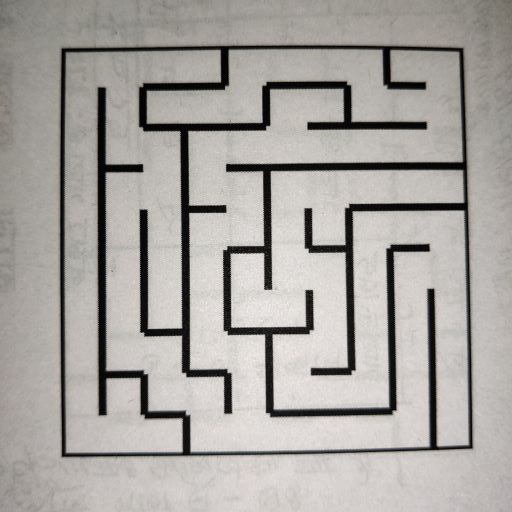
#> input picture task_1b_detect_and_encode_maze/test_cases/maze09.jpg, 512 x 512 px
$ python Binary.py
#> lines starting #> are read from the running program, lines starting #| are printed output that depends on the picture
import cv2 as cv
import numpy as np
from matplotlib import pyplot as plt
def nothing():
	pass
img9 = cv.imread('maze09.jpg',0)
#> img9: shape (512, 512); min 0, max 238, mean 164.9
img8 = cv.imread('maze08.jpg',0)
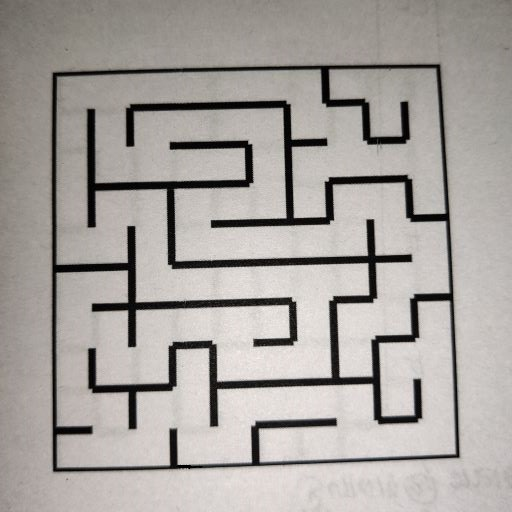
#> input picture task_1b_detect_and_encode_maze/test_cases/maze08.jpg, 512 x 512 px
#> img8: shape (512, 512); min 0, max 242, mean 163
img7 = cv.imread('maze07.jpg',0)
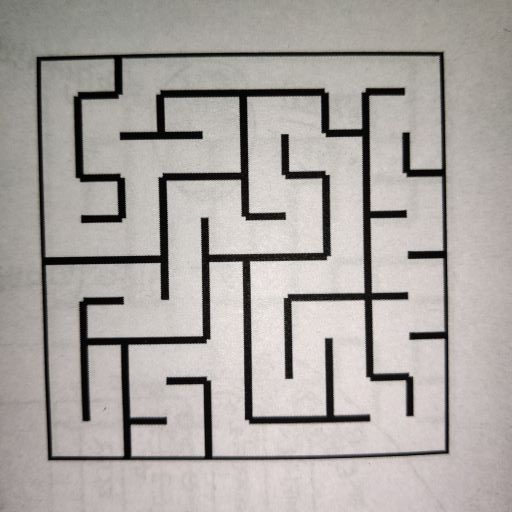
#> input picture task_1b_detect_and_encode_maze/test_cases/maze07.jpg, 512 x 512 px
#> img7: shape (512, 512); min 0, max 242, mean 165.7
img6 = cv.imread('maze06.jpg',0)
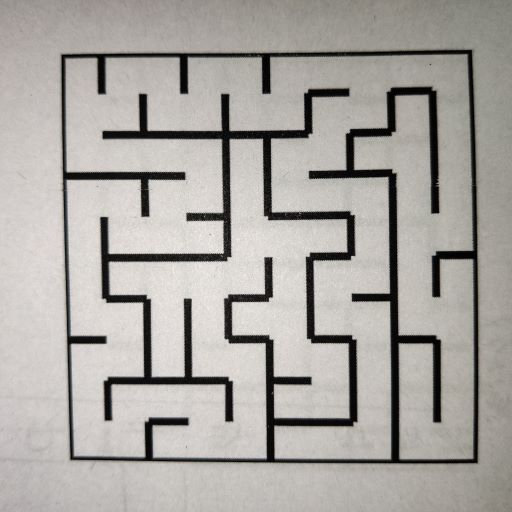
#> input picture task_1b_detect_and_encode_maze/test_cases/maze06.jpg, 512 x 512 px
#> img6: shape (512, 512); min 0, max 245, mean 166.4
img5 = cv.imread('maze05.jpg',0)
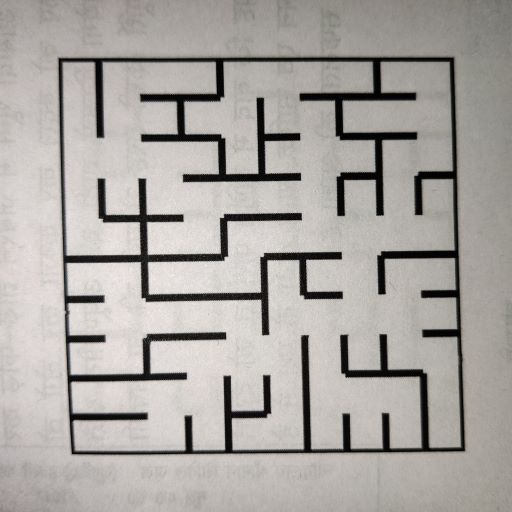
#> input picture task_1b_detect_and_encode_maze/test_cases/maze05.jpg, 512 x 512 px
#> img5: shape (512, 512); min 0, max 238, mean 166.2
img4 = cv.imread('maze04.jpg',0)
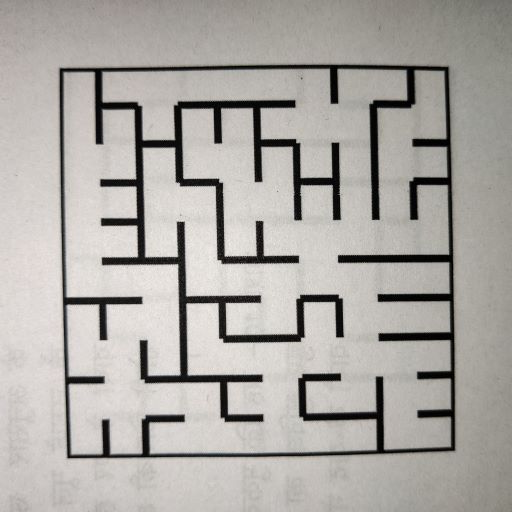
#> input picture task_1b_detect_and_encode_maze/test_cases/maze04.jpg, 512 x 512 px
#> img4: shape (512, 512); min 0, max 241, mean 168.9
img3 = cv.imread('maze03.jpg',0)
img2 = cv.imread('maze02.jpg',0)
img1 = cv.imread('maze01.jpg',0)
img0 = cv.imread('maze00.jpg',0)
cv.namedWindow('threshold')
cv.createTrackbar("Max", "threshold",0,255,nothing)
cv.createTrackbar("Min", "threshold",0,255,nothing)

while True:
	min1 = cv.getTrackbarPos("Min", "threshold")
	max1 = cv.getTrackbarPos("Max", "threshold")
	ret9,thresh9  = cv.threshold(img9,min1,max1,cv.THRESH_BINARY)
#> thresh9: shape (512, 512); every value is 0
#> ret9 = 0
	ret8,thresh8 = cv.threshold(img8,min1,max1,cv.THRESH_BINARY)
#> ret8 = 0
	ret7,thresh7 = cv.threshold(img7,min1,max1,cv.THRESH_BINARY)
#> ret7 = 0
	ret6,thresh6 = cv.threshold(img6,min1,max1,cv.THRESH_BINARY)
#> ret6 = 0
	ret5,thresh5 = cv.threshold(img5,min1,max1,cv.THRESH_BINARY)
#> ret5 = 0
	ret4,thresh4 = cv.threshold(img4,min1,max1,cv.THRESH_BINARY)
#> ret4 = 0
	ret3,thresh3 = cv.threshold(img3,min1,max1,cv.THRESH_BINARY)
#> ret3 = 0
	ret2,thresh2 = cv.threshold(img2,min1,max1,cv.THRESH_BINARY)
#> ret2 = 0
	ret1,thresh1 = cv.threshold(img1,min1,max1,cv.THRESH_BINARY)
#> ret1 = 0
	ret0,thresh0 = cv.threshold(img0,min1,max1,cv.THRESH_BINARY)
#> ret0 = 0
	titles = ['img9','img8','img7','img6','img5','img4','img3','img2','img1','img0']
	images = [thresh9,thresh8,thresh7,thresh6,thresh5,thresh4,thresh3,thresh2,thresh1,thresh0]
#> (the run stopped early here; a loop or call above may not have finished)
